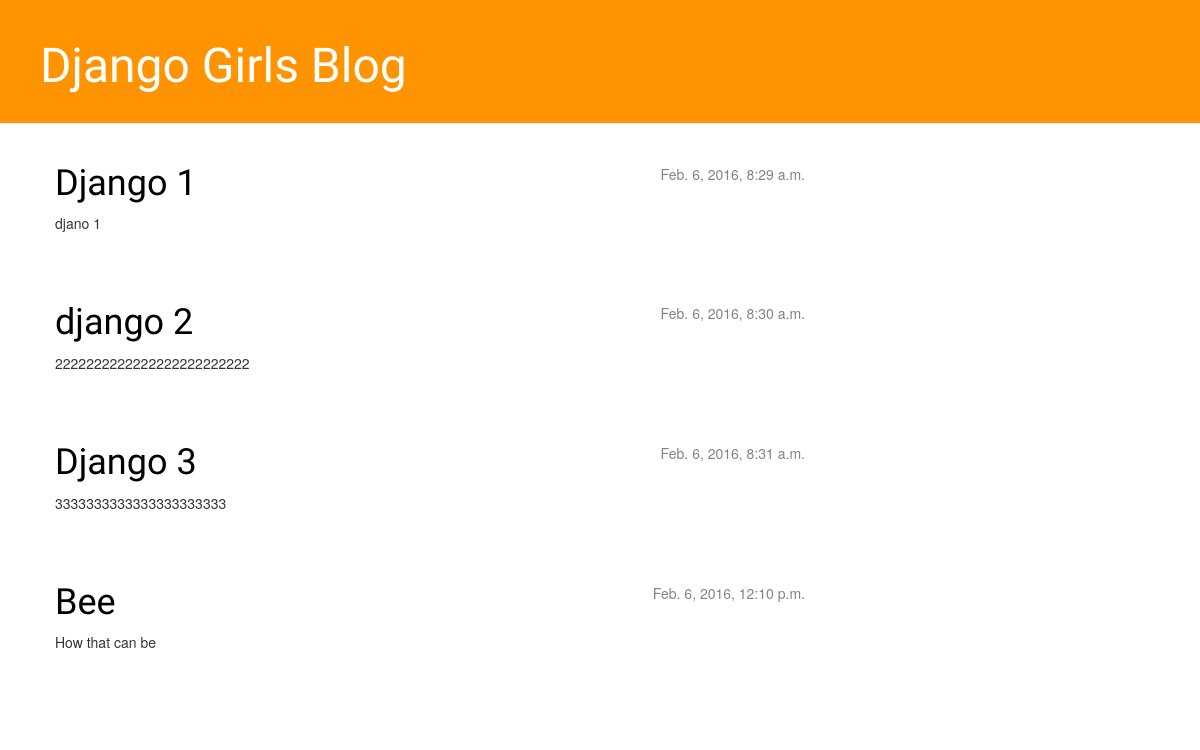
The app's page /, older data.
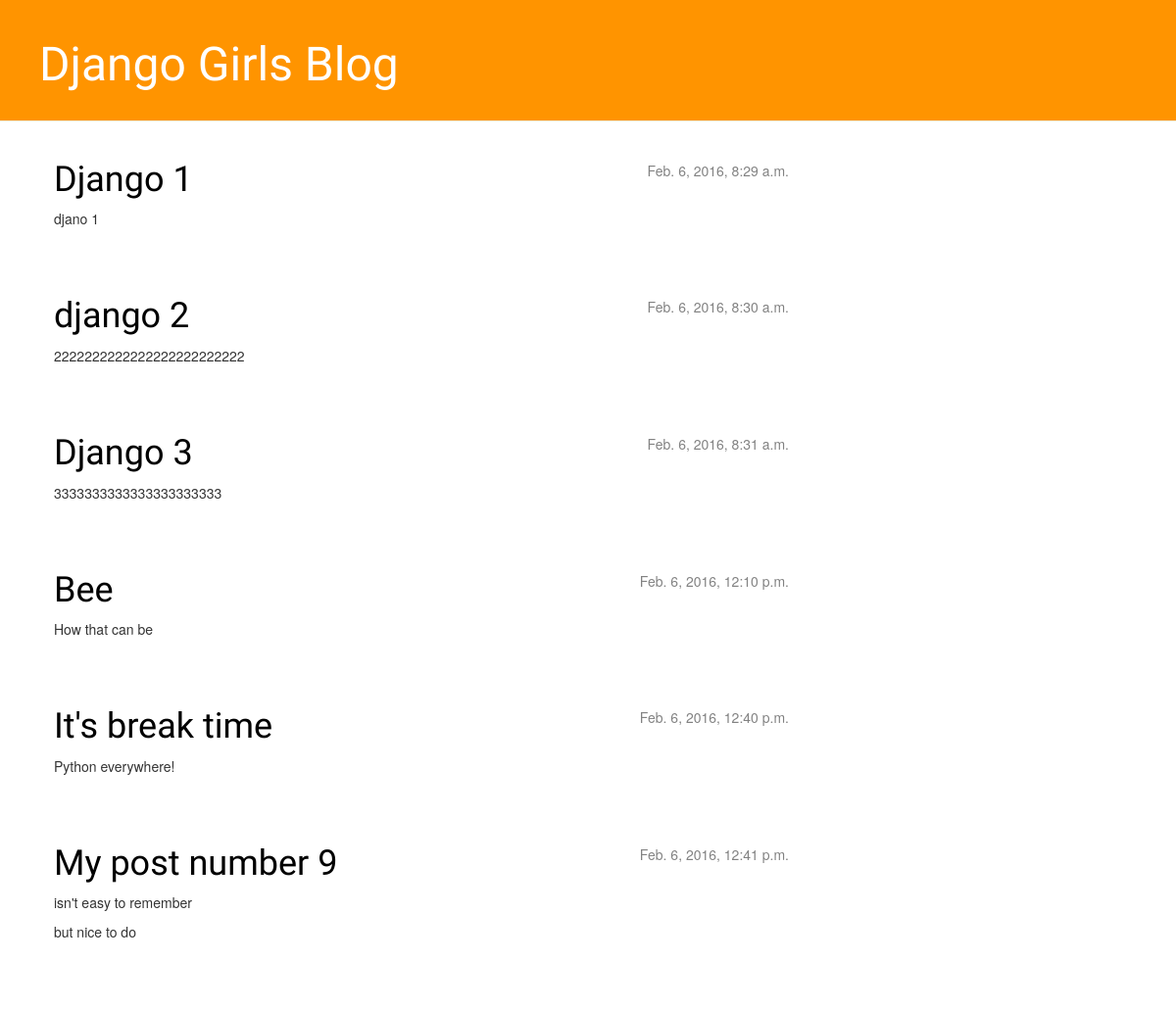
The same page, newer data.
### blog/models.py (models this page shows, shortened)
class Post(models.Model):
    author = models.ForeignKey('auth.User')
    title = models.CharField(max_length=200)
    text = models.TextField()
    created_date = models.DateTimeField(
            default=timezone.now)
    published_date = models.DateTimeField(
            blank=True, null=True)

### blog/views.py (the view)
# urls.py: url(r'^$', views.post_list, name='post_list'),
def post_list(request):
    posts = Post.objects.filter(published_date__lte=timezone.now()).order_by('published_date')
    return render(request, 'blog/post_list.html', {'posts': posts})

### blog/templates/blog/post_list.html
    {% extends 'blog/base.html' %}
    {% block content %}
        {% for post in posts %}
            <div class="post">
                <div class="date">
                    {{ post.published_date }}
                </div>
                <h1><a href="{% url 'post_detail' pk=post.pk %}">{{ post.title }}</a></h1>
                <p>{{ post.text|linebreaks }}</p>
            </div>
        {% endfor %}
    {% endblock content %}

Row changes from the older to the newer data that the page shows:
added Post: published_date "Feb. 6, 2016, 12:40 p.m.", title "It's break time", text "Python everywhere!"
added Post: published_date "Feb. 6, 2016, 12:41 p.m.", title "My post number 9", text "isn't easy to remember but nice to do"
